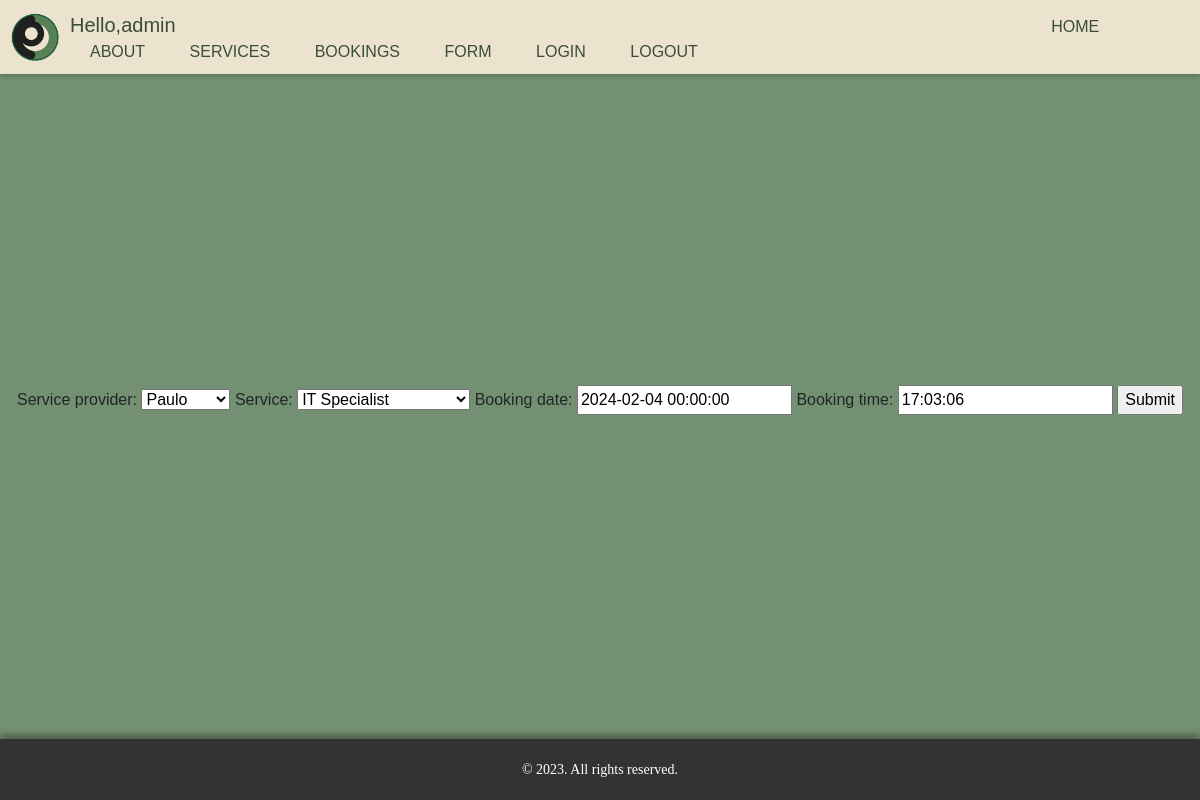
/update/21/ (signed in), run on the app's committed database.
### ServEase/models.py (models this page shows, shortened)
class Booking(models.Model):
    service_provider = models.ForeignKey(ServiceProvider, on_delete=models.CASCADE, null=True)
    service = models.ForeignKey(Service, on_delete=models.CASCADE, blank=False)
    booking_date = models.DateTimeField(blank=False)
    booking_time = models.TimeField(null=True)

### ServEase/views.py (the view)
# urls.py: path('update/<int:pk>/', views.update, name='update'),
@login_required(login_url='login')
def update(request, pk):
    booking = Booking.objects.get(id=pk)
    form = BookingForm(instance = booking)
    if request.method == 'POST':
        form = BookingForm(request.POST, instance = booking)
        if form.is_valid():
            form.save()
            return redirect('bookings')
    context = {'form': form}
    return render(request, 'pages/bookingform.html', context)

### ServEase/forms.py
class BookingForm(ModelForm):
    class Meta:
        model = Booking
        fields = '__all__'

### ServEase/models.py (called while the page is built)
    def __str__(self):
        return self.user.name

    def __str__(self):
        return self.title

### ServEase/templates/pages/bookingform.html (shortened to what this page needs)
{% extends 'pages/index.html' %}
{% load static %}
{% block content %}
<form action="" method="POST">
    {{ form }}
    <input type="submit" name="Submit">
</form>
{% endblock %}

### ServEase/templates/pages/navbar.html (shortened to what this page needs)
{% load static %}
<nav class="top-panel">
    <div class="left-section">
        <img alt="logo" width="50" height="50" class="d-inline-block align-text-top" src="{% static 'images/logo.png' %}">
    </div>
    <div class="nav-links">
        <span id="hello-msg" style="margin-right:850px; color:#3A4D39; font-size:20px" >Hello,{{request.user}} </span>
        <a href="{% url 'home' %}">HOME</a>
        <a href="{% url 'about' %}">ABOUT</a>
        <a href="{% url 'services' %}">SERVICES</a>
        <a href="{% url 'bookings' %}">BOOKINGS</a>
        <a href="{% url 'bookingform' %}">FORM</a>
        <a href="{% url 'login' %}">LOGIN</a>
    <span><a href="{% url 'logout' %}">LOGOUT</a></span>
    </div>
</nav>

### ServEase/static/css/styles.css (style rules this page uses)
body { font-family: Arial, sans-serif; background-color: #739072; margin: 0; display: flex; justify-content: center; align-items: center; min-height: 100vh; }
.top-panel { position: fixed; top: 0; left: 0; width: 100%; background-color: #ECE3CE; padding: 10px; color: #fff; box-shadow: 0 2px 5px rgba(0, 0, 0, 0.2); display: flex; align-items: center; justify-content: space-between; }
.left-section { display: flex; align-items: center; }
.nav-links a { text-decoration: none; color: #3A4D39; margin: 0 20px; }
#hello-msg { margin-right:800px; color: #3A4D39; }

### data on the page
Booking: service_provider "Paulo", service "IT Specialist", booking_date "2024-02-04 00:00:00", booking_time "17:03:06"

### other printed values
{{ request.user }} "admin"
